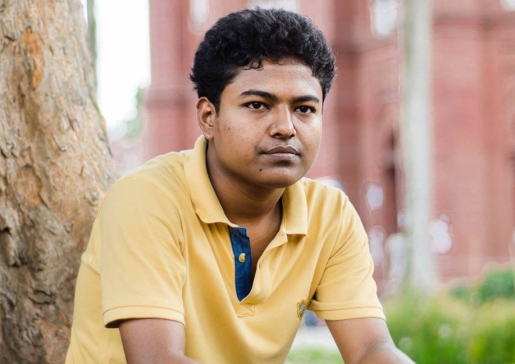
#> input picture opencvTuts/mamun.png, 515 x 364 px
$ python tuts01.py
#> lines starting #> are read from the running program, lines starting #| are printed output that depends on the picture
import numpy as np
import cv2
img = cv2.imread('mamun.png', 0)
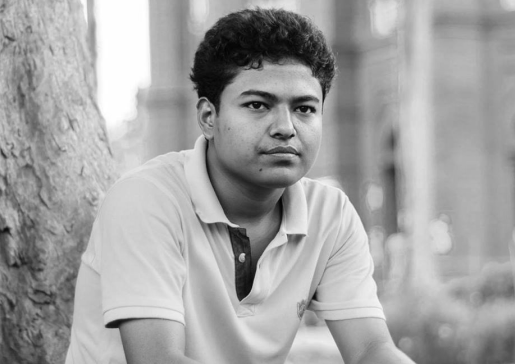
#> img: shape (364, 515); min 3, max 255, mean 162.5
cv2.namedWindow('image', cv2.WINDOW_NORMAL)
cv2.imshow('image',img)
cv2.waitKey(0)
cv2.destroyAllWindows()
cv2.imwrite('mamungray.png',img)
